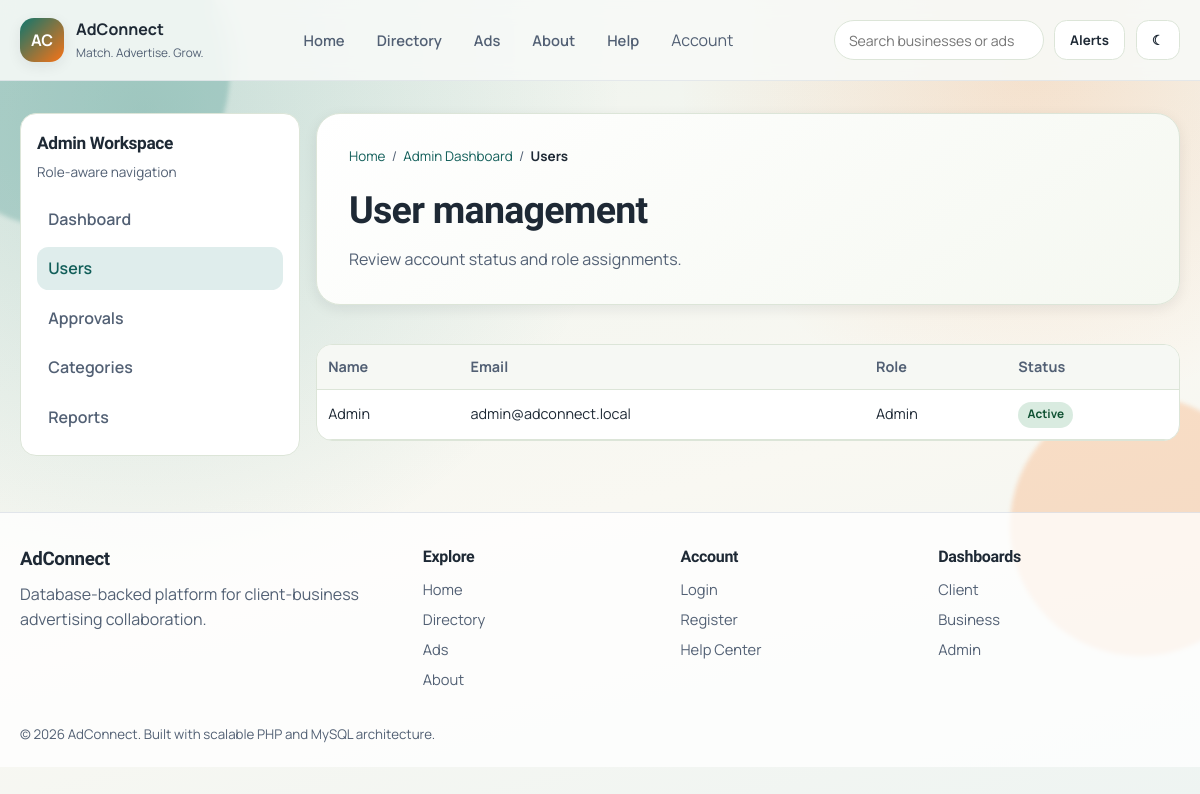
The page /pages/admin/users.php (signed in) on the database its author committed.
### tables this page shows
CREATE TABLE IF NOT EXISTS users (
    id BIGINT UNSIGNED AUTO_INCREMENT PRIMARY KEY,
    first_name VARCHAR(80) NOT NULL,
    last_name VARCHAR(80) NOT NULL,
    display_name VARCHAR(180) DEFAULT NULL,
    email VARCHAR(190) NOT NULL UNIQUE,
    password_hash VARCHAR(255) NOT NULL,
    role ENUM('client', 'business', 'admin') NOT NULL DEFAULT 'client',
    status ENUM('pending', 'active', 'suspended', 'verified') NOT NULL DEFAULT 'pending',
    phone_number VARCHAR(30) DEFAULT NULL,
    notify_email TINYINT(1) NOT NULL DEFAULT 1,
    created_at DATETIME NOT NULL DEFAULT CURRENT_TIMESTAMP,
    updated_at DATETIME NOT NULL DEFAULT CURRENT_TIMESTAMP ON UPDATE CURRENT_TIMESTAMP,
    INDEX idx_users_role_status (role, status)
);

### includes/config.php (called while the page is built, shortened)
<?php
$dbConfig = [
    'host' => 'localhost',
    'database' => 'adconnect',
    'user' => 'root',
    'password' => '',
    'charset' => 'utf8mb4',
];
$scriptName = str_replace('\\', '/', $_SERVER['SCRIPT_NAME'] ?? '');
$segments = explode('/', trim($scriptName, '/'));
$baseParts = [];
foreach ($segments as $segment) {
    $baseParts[] = $segment;
}
$appBasePath = '/' . trim(implode('/', $baseParts), '/');
if (stripos($appBasePath, 'adconnect') === false) {
    $appBasePath = '/adconnect';
}
function url(string $path = ''): string
{
    global $appBasePath;
    $normalizedPath = ltrim($path, '/');
    return $appBasePath . '/' . $normalizedPath;
}
function e(mixed $value): string
{
    return htmlspecialchars((string) $value, ENT_QUOTES, 'UTF-8');
}
function db(): ?PDO
{
    global $dbConfig;
    static $pdo = null;
    $dsn = sprintf(
        'mysql:host=%s;dbname=%s;charset=%s',
        (string) $dbConfig['host'],
        (string) $dbConfig['database'],
        (string) $dbConfig['charset']
    );
    try {
        $pdo = new PDO(
            $dsn,
            (string) $dbConfig['user'],
            (string) $dbConfig['password'],
            [
                PDO::ATTR_ERRMODE => PDO::ERRMODE_EXCEPTION,
                PDO::ATTR_DEFAULT_FETCH_MODE => PDO::FETCH_ASSOC,
                PDO::ATTR_EMULATE_PREPARES => false,
            ]
        );
    } catch (PDOException $exception) {
        $pdo = null;
    }
    return $pdo;
}
function db_all(string $sql, array $params = []): array
{
    $connection = db();
    try {
        $statement = $connection->prepare($sql);
        $statement->execute($params);
        $rows = $statement->fetchAll();
        return is_array($rows) ? $rows : [];
    } catch (PDOException $exception) {
        return [];
    }
}
function badge_class_for_status(string $status): string
{
    $normalized = strtolower(trim($status));
    $success = ['live', 'active', 'approved', 'resolved', 'replied', 'open', 'verified', 'strong'];
    if (in_array($normalized, $success, true)) {
        return 'badge-success';
    }
    return 'badge-neutral';
}
require_once __DIR__ . '/data.php';

### includes/data.php (called while the page is built, shortened)
<?php
function fetch_admin_users(int $limit = 100): array
{
    $limit = max(1, min(300, $limit));
    return db_all(
        "SELECT
            id,
            COALESCE(NULLIF(display_name, ''), CONCAT(first_name, ' ', last_name), email) AS full_name,
            email,
            role,
            status
        FROM users
        ORDER BY created_at DESC, id DESC
        LIMIT {$limit}"
    );
}

### pages/admin/users.php (the view, shortened to what this page needs)
<?php
require_once dirname(__DIR__, 2) . '/includes/config.php';
$activePage = '';
$sidebarRole = 'admin';
$sidebarPage = 'users';
$users = fetch_admin_users(200);
require_once dirname(__DIR__, 2) . '/includes/header.php';
require_once dirname(__DIR__, 2) . '/includes/navbar.php';
?>
<main class="page-main">
    <div class="container content-grid">
        <?php require dirname(__DIR__, 2) . '/includes/sidebar.php'; ?>
        <div class="section-stack">
            <section class="page-hero">
                <nav class="breadcrumbs" aria-label="Breadcrumb">
                    <a href="<?php echo e(url('pages/home.php')); ?>">Home</a>
                    <span>/</span>
                    <a href="<?php echo e(url('pages/admin/dashboard.php?role=admin')); ?>">Admin Dashboard</a>
                    <span>/</span>
                    <span>Users</span>
                </nav>
                <h1>User management</h1>
                <p>Review account status and role assignments.</p>
            </section>
            <section class="table-wrap">
                <table class="table">
                    <thead>
                        <tr>
                            <th>Name</th>
                            <th>Email</th>
                            <th>Role</th>
                            <th>Status</th>
                        </tr>
                    </thead>
                    <tbody>
                        <?php foreach ($users as $user): ?>
                            <?php $statusLabel = ucfirst((string) ($user['status'] ?? 'unknown')); ?>
                            <tr>
                                <td><?php echo e((string) ($user['full_name'] ?? 'User')); ?></td>
                                <td><?php echo e((string) ($user['email'] ?? '')); ?></td>
                                <td><?php echo e(ucfirst((string) ($user['role'] ?? 'client'))); ?></td>
                                <td><span class="badge <?php echo e(badge_class_for_status((string) ($user['status'] ?? ''))); ?>"><?php echo e($statusLabel); ?></span></td>
                            </tr>
                        <?php endforeach; ?>
                    </tbody>
                </table>
            </section>
        </div>
    </div>
</main>
<?php require_once dirname(__DIR__, 2) . '/includes/footer.php'; ?>

### includes/header.php (shortened to what this page needs)
<?php
$pageClass = $pageClass ?? '';
?>
<!doctype html>
<html lang="en">
<head>
    <link rel="stylesheet" href="<?php echo e(url('assets/css/main.css')); ?>">
    <link rel="stylesheet" href="<?php echo e(url('assets/css/components.css')); ?>">
    <link rel="stylesheet" href="<?php echo e(url('assets/css/responsive.css')); ?>">
</head>
<body class="<?php echo e($pageClass); ?>" data-role="<?php echo e((string) ($_SESSION['role'] ?? 'guest')); ?>">
<div class="bg-orb orb-b" aria-hidden="true"></div>

### includes/navbar.php (shortened to what this page needs)
<?php
$activePage = $activePage ?? '';
?>
<header class="topbar">
    <div class="container topbar-inner">
        <a class="brand" href="<?php echo e(url('pages/home.php')); ?>">
            <span class="brand-mark">AC</span>
            <span class="brand-copy">
                <strong>AdConnect</strong>
                <small>Match. Advertise. Grow.</small>
            </span>
        </a>
        <nav class="main-nav" data-mobile-nav>
            <a class="nav-link <?php echo $activePage === 'home' ? 'is-active' : ''; ?>" href="<?php echo e(url('pages/home.php')); ?>">Home</a>
            <a class="nav-link <?php echo $activePage === 'directory' ? 'is-active' : ''; ?>" href="<?php echo e(url('pages/directory.php')); ?>">Directory</a>
            <a class="nav-link <?php echo $activePage === 'ads' ? 'is-active' : ''; ?>" href="<?php echo e(url('pages/ads.php')); ?>">Ads</a>
            <a class="nav-link <?php echo $activePage === 'about' ? 'is-active' : ''; ?>" href="<?php echo e(url('pages/about.php')); ?>">About</a>
            <a class="nav-link <?php echo $activePage === 'help' ? 'is-active' : ''; ?>" href="<?php echo e(url('pages/help.php')); ?>">Help</a>
            <div class="nav-dropdown" data-dropdown>
                <button class="nav-link dropdown-toggle" type="button" data-dropdown-toggle>
                    Account
                </button>
            </div>
        </nav>
        <div class="topbar-actions">
            <form class="nav-search" action="<?php echo e(url('pages/directory.php')); ?>" method="GET">
                <input id="global-search" name="q" type="search" placeholder="Search businesses or ads">
            </form>
            <button class="icon-button" type="button" data-notify="You have 3 new alerts waiting.">
                Alerts
            </button>
            <button class="icon-button" type="button" data-theme-toggle aria-pressed="false" aria-label="Enable night mode" title="Enable night mode">
            </button>
        </div>
    </div>
</header>

### includes/sidebar.php (shortened to what this page needs)
<?php
$sidebarRole = $sidebarRole ?? 'user';
$sidebarPage = $sidebarPage ?? '';
$menus = [
    'user' => [
        ['key' => 'dashboard', 'label' => 'Dashboard', 'href' => 'pages/user/dashboard.php?role=client'],
        ['key' => 'favorites', 'label' => 'Favorites', 'href' => 'pages/user/favorites.php?role=client'],
        ['key' => 'messages', 'label' => 'Messages', 'href' => 'pages/user/messages.php?role=client'],
        ['key' => 'reviews', 'label' => 'Reviews', 'href' => 'pages/user/reviews.php?role=client'],
        ['key' => 'profile-settings', 'label' => 'Profile Settings', 'href' => 'pages/user/profile-settings.php?role=client'],
    ],
    'business' => [
        ['key' => 'dashboard', 'label' => 'Dashboard', 'href' => 'pages/business/dashboard.php?role=business'],
        ['key' => 'manage-profile', 'label' => 'Manage Profile', 'href' => 'pages/business/manage-profile.php?role=business'],
        ['key' => 'manage-ads', 'label' => 'Manage Ads', 'href' => 'pages/business/manage-ads.php?role=business'],
        ['key' => 'campaigns', 'label' => 'Campaigns', 'href' => 'pages/business/campaigns.php?role=business'],
        ['key' => 'analytics', 'label' => 'Analytics', 'href' => 'pages/business/analytics.php?role=business'],
        ['key' => 'inquiries', 'label' => 'Inquiries', 'href' => 'pages/business/inquiries.php?role=business'],
    ],
    'admin' => [
        ['key' => 'dashboard', 'label' => 'Dashboard', 'href' => 'pages/admin/dashboard.php?role=admin'],
        ['key' => 'users', 'label' => 'Users', 'href' => 'pages/admin/users.php?role=admin'],
        ['key' => 'approvals', 'label' => 'Approvals', 'href' => 'pages/admin/approvals.php?role=admin'],
        ['key' => 'categories', 'label' => 'Categories', 'href' => 'pages/admin/categories.php?role=admin'],
        ['key' => 'reports', 'label' => 'Reports', 'href' => 'pages/admin/reports.php?role=admin'],
    ],
];
$roleLabels = [
    'user' => 'Client Workspace',
    'business' => 'Business Workspace',
    'admin' => 'Admin Workspace',
];
?>
<aside class="sidebar">
    <div class="sidebar-header">
        <h2><?php echo e($roleLabels[$sidebarRole]); ?></h2>
        <p>Role-aware navigation</p>
    </div>
    <nav class="sidebar-nav" aria-label="Sidebar Navigation">
        <?php foreach ($menus[$sidebarRole] as $item): ?>
            <a class="sidebar-link <?php echo $sidebarPage === $item['key'] ? 'is-active' : ''; ?>" href="<?php echo e(url($item['href'])); ?>">
                <?php echo e($item['label']); ?>
            </a>
        <?php endforeach; ?>
    </nav>
</aside>

### includes/footer.php (shortened to what this page needs)
<footer class="site-footer">
    <div class="container footer-grid">
        <section>
            <h3>AdConnect</h3>
            <p>Database-backed platform for client-business advertising collaboration.</p>
        </section>
        <section>
            <h4>Explore</h4>
            <a href="<?php echo e(url('pages/home.php')); ?>">Home</a>
            <a href="<?php echo e(url('pages/directory.php')); ?>">Directory</a>
            <a href="<?php echo e(url('pages/ads.php')); ?>">Ads</a>
            <a href="<?php echo e(url('pages/about.php')); ?>">About</a>
        </section>
        <section>
            <h4>Account</h4>
            <a href="<?php echo e(url('pages/auth/login.php')); ?>">Login</a>
            <a href="<?php echo e(url('pages/auth/register.php')); ?>">Register</a>
            <a href="<?php echo e(url('pages/help.php')); ?>">Help Center</a>
        </section>
        <section>
            <h4>Dashboards</h4>
            <a href="<?php echo e(url('pages/user/dashboard.php?role=client')); ?>">Client</a>
            <a href="<?php echo e(url('pages/business/dashboard.php?role=business')); ?>">Business</a>
            <a href="<?php echo e(url('pages/admin/dashboard.php?role=admin')); ?>">Admin</a>
        </section>
    </div>
    <div class="container footer-base">
        <small>&copy; <?php echo date('Y'); ?> AdConnect. Built with scalable PHP and MySQL architecture.</small>
    </div>
</footer>
</body>
</html>

### assets/css/components.css (style rules this page uses)
.badge { display: inline-flex; border-radius: 999px; padding: 0.24rem 0.58rem; font-size: 0.74rem; font-weight: 700; }
.badge-success { color: #0f5132; background: rgba(21, 128, 61, 0.16); }
.btn, .btn-secondary, .btn-ghost, .icon-button { border: 0; border-radius: 0.78rem; padding: 0.6rem 0.95rem; font-weight: 700; cursor: pointer; transition: transform 0.2s ease, box-shadow 0.2s ease; }
.icon-button { background: var(--surface); border: 1px solid var(--line); color: var(--ink); }
.table-wrap { overflow-x: auto; border: 1px solid var(--line); border-radius: var(--radius-md); background: #fff; }
.table { width: 100%; border-collapse: collapse; min-width: 620px; }
.table th, .table td { padding: 0.7rem; border-bottom: 1px solid var(--line); font-size: 0.9rem; text-align: left; }
.table th { background: #f6f8f4; color: var(--ink-soft); }

### rows shown on the page
users: full_name "Admin", email "admin@adconnect.local", role "Admin", status "Active"

### other values the page prints
$roleLabels[$sidebarRole] "Admin Workspace"
$item['label'] "Dashboard"
$item['label'] "Users"
$item['label'] "Approvals"
$item['label'] "Categories"
$item['label'] "Reports"
